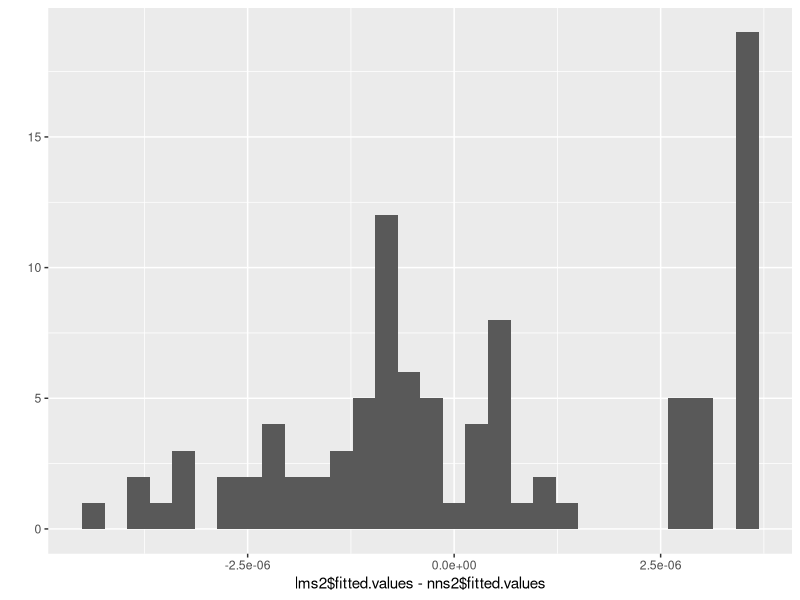

Generate this figure with R:
## ---- chunk 1
library(AER)
data("CigarettesSW")
rprice  <- with(CigarettesSW, price/cpi)
tdiff   <- with(CigarettesSW, (taxs - tax)/cpi)
packs   <- CigarettesSW$packs
## ---- chunk 2
lm(packs ~ rprice)
## ---- chunk 3
ivreg(packs ~ rprice | tdiff)
## ---- chunk 4
# first stage
lms1 <- lm(rprice ~ tdiff)

# manually obtain fitted values
lmXhat <- lms1$coefficients[2]*tdiff + lms1$coefficients[1]

# estimate second stage using Xhat
(lms2 <- lm(packs ~ lmXhat) )
## ---- chunk 5
library(nnet)
set.seed(123)

# first stage
nns1 <- nnet(rprice ~ tdiff, size=0, skip=TRUE, linout=TRUE)

# manually obtain fitted values
nnXhat <- nns1$fitted.values

# estimate second stage using Xhat
(nns2 <- nnet(packs ~ nnXhat, size=0, skip=TRUE, linout=TRUE) )
## ---- chunk 6
lms2$coefficients - nns2$wts
## ---- chunk 7
library(ggplot2)
qplot(lms2$fitted.values - nns2$fitted.values)
